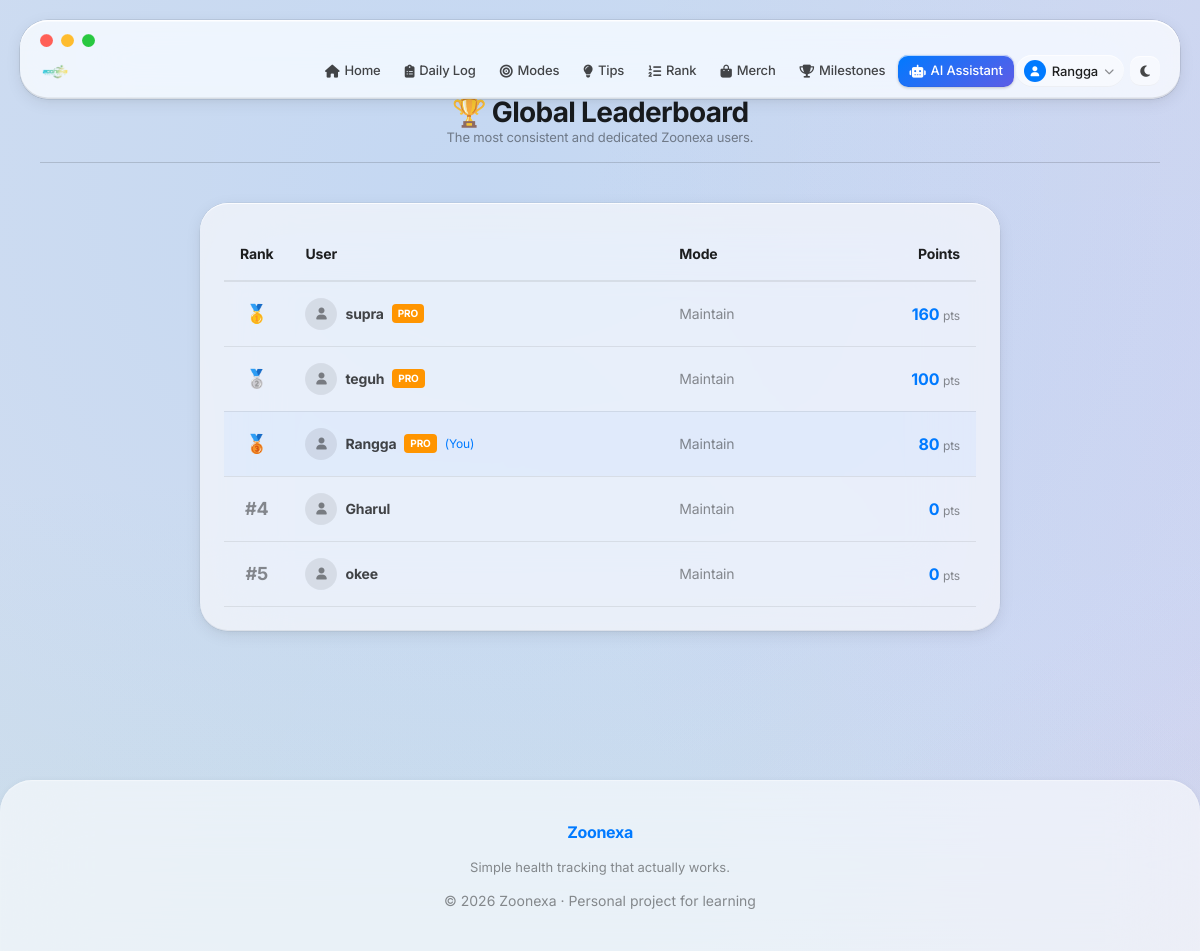
/leaderboard.php (signed in), run on the app's committed database.
### tables this page shows
CREATE TABLE `users` (
  `id` int(11) NOT NULL AUTO_INCREMENT,
  `username` varchar(50) NOT NULL,
  `role` enum('user','admin') DEFAULT 'user',
  `password_hash` varchar(255) NOT NULL,
  `health_mode` enum('maintain','bulking','cutting') DEFAULT 'maintain',
  `points` int(11) DEFAULT 0,
  `subscription_status` tinyint(1) DEFAULT 0,
  `created_at` timestamp NOT NULL DEFAULT current_timestamp(),
  `updated_at` timestamp NOT NULL DEFAULT current_timestamp() ON UPDATE current_timestamp(),
  PRIMARY KEY (`id`),
  UNIQUE KEY `username` (`username`)
);

### config.php (called while the page is built, shortened)
<?php
function e($string) {
    return htmlspecialchars($string ?? '', ENT_QUOTES, 'UTF-8');
}
?>

### leaderboard.php (the view, shortened to what this page needs)
<?php
require 'config.php';
$stmt = $mysqli->prepare("
    SELECT username, points, health_mode, subscription_status
    FROM users
    ORDER BY points DESC
    LIMIT 10
");
$stmt->execute();
$leaderboard = $stmt->get_result()->fetch_all(MYSQLI_ASSOC);
include 'header.php';
?>
<section class="page-section">
  <div class="page-header" style="text-align: center; justify-content: center; margin-bottom: 40px;">
    <div>
      <h1>🏆 Global Leaderboard</h1>
      <p class="muted">The most consistent and dedicated Zoonexa users.</p>
    </div>
  </div>
  <div class="card big-card" style="max-width: 800px; margin: 0 auto;">
    <?php if (count($leaderboard) > 0): ?>
      <div style="overflow-x: auto;">
        <table style="width: 100%; border-collapse: collapse; text-align: left;">
          <thead>
            <tr style="border-bottom: 2px solid var(--border);">
              <th style="padding: 16px; color: var(--text-dark); width: 60px; text-align: center;">Rank</th>
              <th style="padding: 16px; color: var(--text-dark);">User</th>
              <th style="padding: 16px; color: var(--text-dark);">Mode</th>
              <th style="padding: 16px; text-align: right; color: var(--text-dark);">Points</th>
            </tr>
          </thead>
          <tbody>
            <?php foreach ($leaderboard as $index => $user): ?>
            <tr style="border-bottom: 1px solid var(--border); <?php echo ($user['username'] === $_SESSION['username']) ? 'background: rgba(58, 134, 255, 0.05);' : ''; ?>">
              <td style="padding: 16px; text-align: center; font-weight: bold; font-size: 18px; color: <?php
                if ($index == 0) echo 'gold';
                elseif ($index == 1) echo 'silver';
                elseif ($index == 2) echo '#cd7f32';
                else echo 'var(--text-muted)';
              ?>;">
                <?php
                  if ($index == 0) echo '🥇';
                  elseif ($index == 1) echo '🥈';
                  elseif ($index == 2) echo '🥉';
                  else echo '#' . ($index + 1);
                ?>
              </td>
              <td style="padding: 16px; color: var(--text-body); display: flex; align-items: center; gap: 8px;">
                <div style="width: 32px; height: 32px; border-radius: 50%; background: var(--border); display: flex; align-items: center; justify-content: center; color: var(--text-muted); font-size: 12px;">
                    <i class="fas fa-user"></i>
                </div>
                <strong><?php echo e($user['username']); ?></strong>
                <?php if ($user['subscription_status']): ?>
                  <span style="background: var(--warning); color: white; padding: 2px 6px; border-radius: 4px; font-size: 10px; font-weight: 700;" title="Pro Subscriber">PRO</span>
                <?php endif; ?>
                <?php if ($user['username'] === $_SESSION['username']): ?>
                  <span style="font-size: 12px; color: var(--primary);">(You)</span>
                <?php endif; ?>
              </td>
              <td style="padding: 16px; color: var(--text-muted); text-transform: capitalize;">
                <?php echo e($user['health_mode']); ?>
              </td>
              <td style="padding: 16px; text-align: right; font-weight: bold; color: var(--primary); font-size: 16px;">
                <?php echo number_format($user['points']); ?> <span style="font-size: 12px; color: var(--text-muted); font-weight: normal;">pts</span>
              </td>
            </tr>
            <?php endforeach; ?>
          </tbody>
        </table>
      </div>
    <?php else: ?>
      <div style="text-align: center; padding: 40px 0;">
        <p class="muted">No users found. Start logging to be the first!</p>
      </div>
    <?php endif; ?>
  </div>
</section>
<?php include 'footer.php'; ?>

### style.css (style rules this page uses)
:root { --primary: #007AFF; --primary-dark: #0064D2; --primary-light: #409CFF; --secondary: #5E5CE6; --accent: #FF375F; --bg-wall: #E8EAF0; --bg-window: rgba(246, 246, 248, 0.75); --bg-sidebar: rgba(240, 240, 245, 0.80); --bg-toolbar: rgba(255, 255, 255, 0.72); --bg-card: rgba(255, 255, 255, 0.60); --bg-secondary: rgba(255, 255, 255, 0.45); --bg-main: transparent; --bg-control: rgba(255, 255, 255, 0.55); --text-dark: rgba(0, 0, 0, 0.88); --text-body: rgba(0, 0, 0, 0.72); --text-muted: rgba(0, 0, 0, 0.44); --text-placeholder: rgba(0, 0, 0, 0.28); --border: rgba(0, 0, 0, 0.08); --border-strong: rgba(0, 0, 0, 0.15); --danger: #FF3B30; --warning: #FF9500; --success: #34C759; --info: #32ADE6; --cyan: #5AC8FA; --shadow-xs: 0 1px 2px rgba(0,0,0,0.06); --shadow-sm: 0 2px 8px rgba(0,0,0,0.06), 0 1px 2px rgba(0,0,0,0.04); --shadow-md: 0 4px 16px rgba(0,0,0,0.08), 0 2px 6px rgba(0,0,0,0.04); --shadow-lg: 0 8px 32px rgba(0,0,0,0.12), 0 4px 12px rgba(0,0,0,0.06); --shadow-xl: 0 16px 56px rgba(0,0,0,0.18), 0 8px 24px rgba(0,0,0,0.08); --rim-light: inset 0 1px 0 rgba(255,255,255,0.80), inset 0 -1px 0 rgba(0,0,0,0.06); --rim-light-nested: inset 0 1px 0 rgba(255,255,255,0.70), inset 0 -1px 0 rgba(0,0,0,0.04); --rim-strong: inset 0 1.5px 0 rgba(255,255,255,0.90), inset 0 -1.5px 0 rgba(0,0,0,0.10); --spring: cubic-bezier(0.4, 0, 0.2, 1); --bounce: cubic-bezier(0.34, 1.56, 0.64, 1); --radius-xs: 6px; --radius-sm: 10px; --radius-md: 14px; --radius-lg: 20px; --radius-xl: 28px; --radius-pill: 100px; --mac-close: #FF5F57; --mac-minimize: #FEBC2E; --mac-maximize: #28C840; }
* { box-sizing: border-box; margin: 0; padding: 0; }
html { background: var(--bg-wall, #E8EAF0); min-height: 100vh; }
body { font-family: 'Inter', system-ui, -apple-system, BlinkMacSystemFont, 'Helvetica Neue', Arial, sans-serif; font-feature-settings: 'cv01', 'cv02', 'cv03', 'cv04', 'ss01'; -webkit-font-smoothing: antialiased; -moz-osx-font-smoothing: grayscale; text-rendering: optimizeLegibility; background: radial-gradient(ellipse at 20% 10%, rgba(120, 180, 255, 0.25) 0px, transparent 55%), radial-gradient(ellipse at 80% 20%, rgba(180, 130, 255, 0.20) 0px, transparent 50%), radial-gradient(ellipse at 90% 80%, rgba(255, 100, 130, 0.18) 0px, transparent 55%), radial-gradient(ellipse at 10% 85%, rgba(80, 200, 160, 0.18) 0px, transparent 50%), radial-gradient(ellipse at 50% 50%, rgba(200, 220, 255, 0.15) 0px, transparent 70%), #dde3ee; background-size: 200% 200%; animation: meshGradient 28s ease-in-out infinite alternate; background-attachment: fixed; color: var(--text-body); line-height: 1.5; font-size: 14px; font-weight: 400; letter-spacing: -0.011em; transition: color 0.3s ease; }
h1, h2, h3, h4, h5, h6 { color: var(--text-dark); font-weight: 700; line-height: 1.15; margin-bottom: 10px; letter-spacing: -0.025em; }
h1 { font-size: 28px; font-weight: 700; }
.muted { color: var(--text-muted); font-size: 13px; }
.page-section { width: 100%; }
.card { background: var(--bg-window); backdrop-filter: blur(40px) saturate(1.6); -webkit-backdrop-filter: blur(40px) saturate(1.6); border-radius: var(--radius-xl); padding: 24px; box-shadow: var(--rim-light), var(--shadow-md), 0 0 0 0.5px var(--border); border: none; transition: transform 0.3s var(--spring), box-shadow 0.3s var(--spring); position: relative; z-index: 10; }
.big-card { min-height: 220px; }
.page-header { display: flex; justify-content: space-between; align-items: flex-end; gap: 14px; margin-bottom: 20px; padding-bottom: 14px; border-bottom: 0.5px solid var(--border-strong); }
.page-header h1, .page-header h2 { margin-bottom: 0; }

### data on the page
users: username "supra", subscription_status "PRO", health_mode "Maintain", points "160"
users: username "teguh", subscription_status "PRO", health_mode "Maintain", points "100"
users: username "Rangga", subscription_status "PRO", shows "(You)", health_mode "Maintain", points "80"
users: username "Gharul", health_mode "Maintain", points "0"
users: username "okee", health_mode "Maintain", points "0"

### other printed values
$_SESSION['username'] "Rangga"
